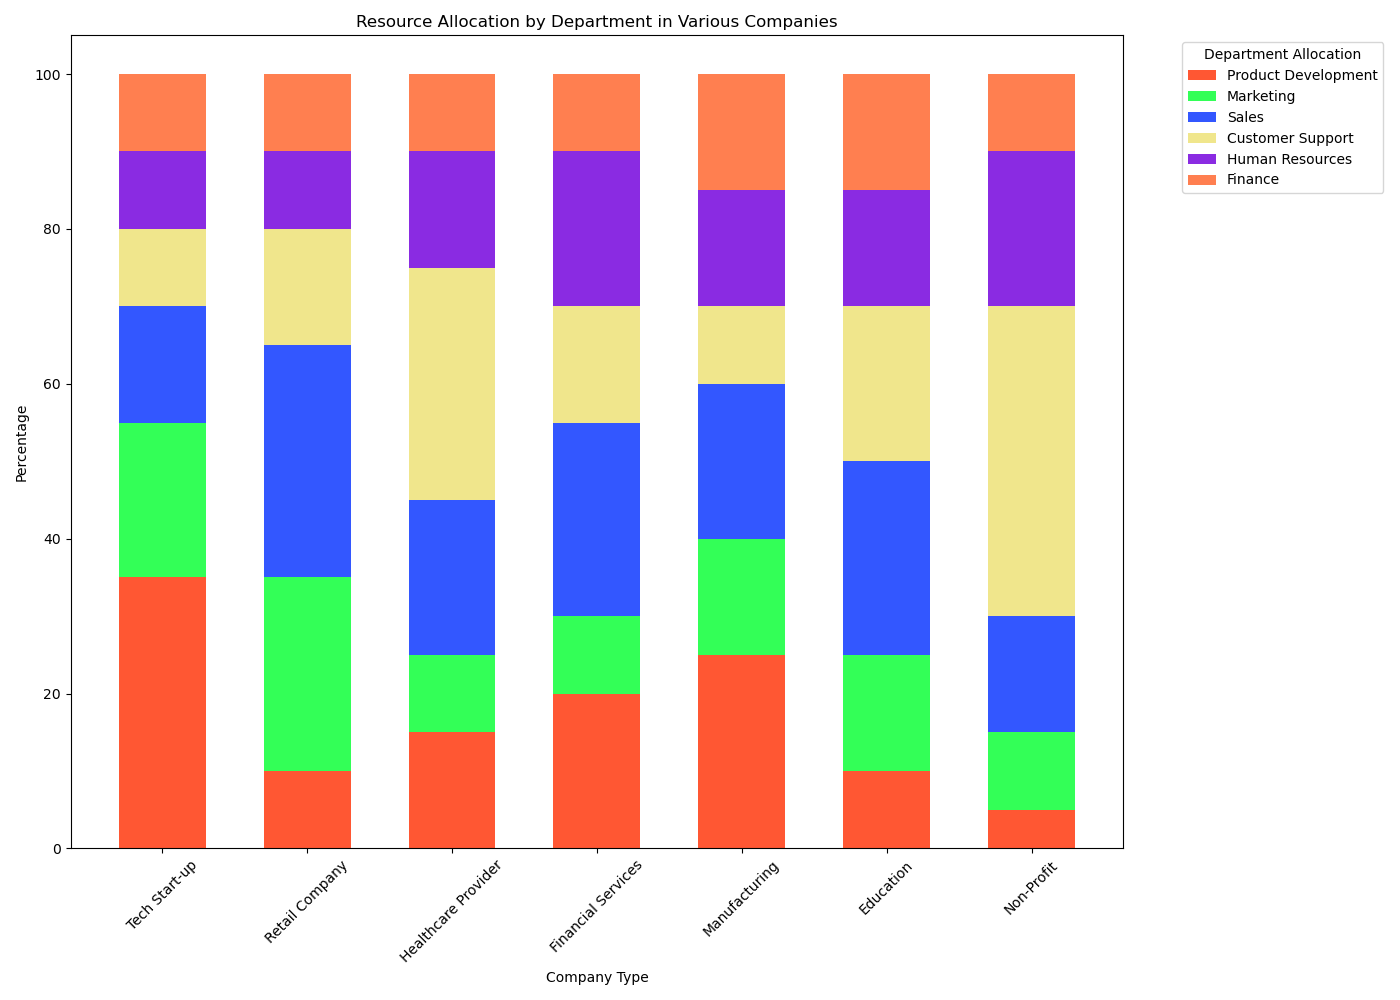

The Python source for this figure:

import matplotlib.pyplot as plt
import pandas as pd
import seaborn as sns

data = [
    {'Destination': 'Tech Start-up', 'Product Development': '35%', 'Marketing': '20%', 'Sales': '15%', 'Customer Support': '10%', 'Human Resources': '10%', 'Finance': '10%'},
    {'Destination': 'Retail Company', 'Product Development': '10%', 'Marketing': '25%', 'Sales': '30%', 'Customer Support': '15%', 'Human Resources': '10%', 'Finance': '10%'},
    {'Destination': 'Healthcare Provider', 'Product Development': '15%', 'Marketing': '10%', 'Sales': '20%', 'Customer Support': '30%', 'Human Resources': '15%', 'Finance': '10%'},
    {'Destination': 'Financial Services', 'Product Development': '20%', 'Marketing': '10%', 'Sales': '25%', 'Customer Support': '15%', 'Human Resources': '20%', 'Finance': '10%'},
    {'Destination': 'Manufacturing', 'Product Development': '25%', 'Marketing': '15%', 'Sales': '20%', 'Customer Support': '10%', 'Human Resources': '15%', 'Finance': '15%'},
    {'Destination': 'Education', 'Product Development': '10%', 'Marketing': '15%', 'Sales': '25%', 'Customer Support': '20%', 'Human Resources': '15%', 'Finance': '15%'},
    {'Destination': 'Non-Profit', 'Product Development': '5%', 'Marketing': '10%', 'Sales': '15%', 'Customer Support': '40%', 'Human Resources': '20%', 'Finance': '10%'}
]

df = pd.DataFrame(data)
df = df.set_index('Destination')
df = df.applymap(lambda x: int(x.replace('%', '')))

cumulative_sum = df.cumsum(axis=1)

colors = ['#FF5733', '#33FF57', '#3357FF', '#F0E68C', '#8A2BE2', '#FF7F50']

fig, ax = plt.subplots(figsize=(14, 10))

bottom = None

for column, color in zip(df.columns, colors):
    ax.bar(df.index, df[column], bottom=bottom, label=column, color=color, width=0.6)
    bottom = cumulative_sum[column]

ax.legend(title='Department Allocation', bbox_to_anchor=(1.05, 1), loc='upper left')

ax.set_ylabel('Percentage')
ax.set_xlabel('Company Type')
ax.set_title('Resource Allocation by Department in Various Companies')

plt.xticks(rotation=45)
plt.tight_layout()
plt.show()
